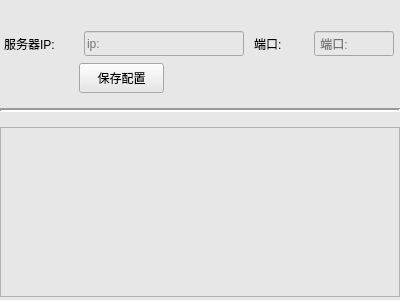
<?xml version="1.0" encoding="UTF-8"?>
<ui version="4.0">
 <class>AdministratorWidget</class>
 <widget class="QWidget" name="AdministratorWidget">
  <property name="geometry">
   <rect>
    <x>0</x>
    <y>0</y>
    <width>400</width>
    <height>300</height>
   </rect>
  </property>
  <property name="sizePolicy">
   <sizepolicy hsizetype="Expanding" vsizetype="Expanding">
    <horstretch>0</horstretch>
    <verstretch>0</verstretch>
   </sizepolicy>
  </property>
  <property name="minimumSize">
   <size>
    <width>400</width>
    <height>300</height>
   </size>
  </property>
  <property name="maximumSize">
   <size>
    <width>400</width>
    <height>300</height>
   </size>
  </property>
  <property name="windowTitle">
   <string>Form</string>
  </property>
  <property name="styleSheet">
   <string notr="true"> background-color:rgb(231, 231, 231);
</string>
  </property>
  <widget class="QWidget" name="">
   <property name="geometry">
    <rect>
     <x>0</x>
     <y>30</y>
     <width>402</width>
     <height>272</height>
    </rect>
   </property>
   <layout class="QVBoxLayout" name="verticalLayout">
    <item>
     <layout class="QHBoxLayout" name="horizontalLayout">
      <item>
       <widget class="QLabel" name="labelIP">
        <property name="sizePolicy">
         <sizepolicy hsizetype="Expanding" vsizetype="Expanding">
          <horstretch>0</horstretch>
          <verstretch>0</verstretch>
         </sizepolicy>
        </property>
        <property name="minimumSize">
         <size>
          <width>70</width>
          <height>25</height>
         </size>
        </property>
        <property name="maximumSize">
         <size>
          <width>70</width>
          <height>25</height>
         </size>
        </property>
        <property name="text">
         <string>服务器IP:</string>
        </property>
       </widget>
      </item>
      <item>
       <widget class="QLineEdit" name="InputIP">
        <property name="sizePolicy">
         <sizepolicy hsizetype="Expanding" vsizetype="Expanding">
          <horstretch>0</horstretch>
          <verstretch>0</verstretch>
         </sizepolicy>
        </property>
        <property name="minimumSize">
         <size>
          <width>160</width>
          <height>25</height>
         </size>
        </property>
        <property name="maximumSize">
         <size>
          <width>160</width>
          <height>25</height>
         </size>
        </property>
        <property name="placeholderText">
         <string>ip:</string>
        </property>
       </widget>
      </item>
      <item>
       <widget class="QLabel" name="labelPort">
        <property name="sizePolicy">
         <sizepolicy hsizetype="Expanding" vsizetype="Expanding">
          <horstretch>0</horstretch>
          <verstretch>0</verstretch>
         </sizepolicy>
        </property>
        <property name="minimumSize">
         <size>
          <width>50</width>
          <height>25</height>
         </size>
        </property>
        <property name="maximumSize">
         <size>
          <width>50</width>
          <height>25</height>
         </size>
        </property>
        <property name="text">
         <string>端口: </string>
        </property>
       </widget>
      </item>
      <item>
       <widget class="QLineEdit" name="Inputport">
        <property name="sizePolicy">
         <sizepolicy hsizetype="Expanding" vsizetype="Expanding">
          <horstretch>0</horstretch>
          <verstretch>0</verstretch>
         </sizepolicy>
        </property>
        <property name="minimumSize">
         <size>
          <width>80</width>
          <height>25</height>
         </size>
        </property>
        <property name="maximumSize">
         <size>
          <width>80</width>
          <height>25</height>
         </size>
        </property>
        <property name="placeholderText">
         <string> 端口:</string>
        </property>
       </widget>
      </item>
     </layout>
    </item>
    <item>
     <layout class="QHBoxLayout" name="horizontalLayout_2">
      <item>
       <spacer name="horizontalSpacer">
        <property name="orientation">
         <enum>Qt::Orientation::Horizontal</enum>
        </property>
        <property name="sizeHint" stdset="0">
         <size>
          <width>13</width>
          <height>20</height>
         </size>
        </property>
       </spacer>
      </item>
      <item>
       <widget class="QPushButton" name="pushButton">
        <property name="sizePolicy">
         <sizepolicy hsizetype="Expanding" vsizetype="Expanding">
          <horstretch>0</horstretch>
          <verstretch>0</verstretch>
         </sizepolicy>
        </property>
        <property name="minimumSize">
         <size>
          <width>85</width>
          <height>30</height>
         </size>
        </property>
        <property name="maximumSize">
         <size>
          <width>85</width>
          <height>30</height>
         </size>
        </property>
        <property name="text">
         <string>保存配置</string>
        </property>
       </widget>
      </item>
      <item>
       <spacer name="horizontalSpacer_2">
        <property name="orientation">
         <enum>Qt::Orientation::Horizontal</enum>
        </property>
        <property name="sizeHint" stdset="0">
         <size>
          <width>238</width>
          <height>20</height>
         </size>
        </property>
       </spacer>
      </item>
     </layout>
    </item>
    <item>
     <widget class="Line" name="line">
      <property name="sizePolicy">
       <sizepolicy hsizetype="Expanding" vsizetype="Fixed">
        <horstretch>0</horstretch>
        <verstretch>0</verstretch>
       </sizepolicy>
      </property>
      <property name="minimumSize">
       <size>
        <width>400</width>
        <height>20</height>
       </size>
      </property>
      <property name="maximumSize">
       <size>
        <width>400</width>
        <height>20</height>
       </size>
      </property>
      <property name="lineWidth">
       <number>2</number>
      </property>
      <property name="orientation">
       <enum>Qt::Orientation::Horizontal</enum>
      </property>
     </widget>
    </item>
    <item>
     <widget class="QPlainTextEdit" name="plainTextEdit">
      <property name="minimumSize">
       <size>
        <width>400</width>
        <height>170</height>
       </size>
      </property>
      <property name="maximumSize">
       <size>
        <width>400</width>
        <height>170</height>
       </size>
      </property>
     </widget>
    </item>
   </layout>
  </widget>
 </widget>
 <resources/>
 <connections/>
</ui>
